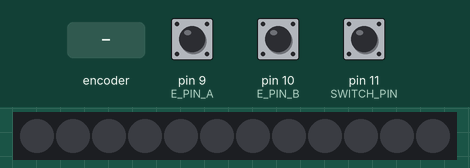
Bench run of a sketch on a simulated Arduino Uno, built with avr-gcc and run on an emulated ATmega328P. Shown: 12 RGB LEDs in strip order, left to right. The inputs (shaded band) are chosen by the test bench; at power-on: pin 11 (SWITCH_PIN) HIGH, pin 9 (E_PIN_A) HIGH, pin 10 (E_PIN_B) HIGH.

Above: at 1.2 s.
1.3 s: pin 11 (SWITCH_PIN) pulled LOW for 0.15 s
At 2.6 s:
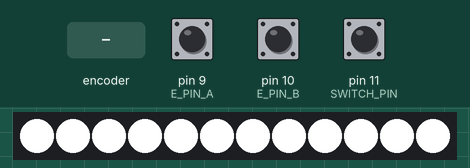
2.9 s: pin 11 (SWITCH_PIN) pulled LOW for 1 s
At 5.1 s:
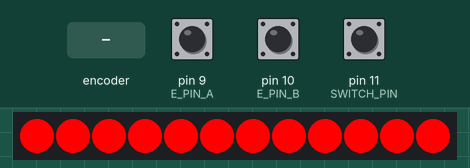
5.4 s: rotary encoder on pin 9 (E_PIN_A) / pin 10 (E_PIN_B) turned 3 steps (first pin leading)
7.5 s: rotary encoder on pin 9 (E_PIN_A) / pin 10 (E_PIN_B) turned 1 step (first pin leading)
Timing chart, 0 to 10.2 s (numbered marks = the images above; inputs shaded):
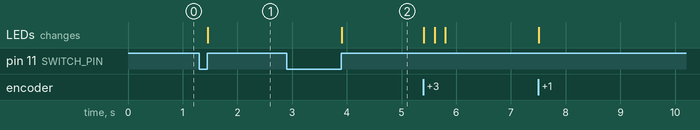

Measured:
- after the input at 1.3 s, the LEDs: change after 0.16 s (image 1)
- after the input at 2.9 s, the LEDs: change after 1.0 s (image 2)

The sketch:

beambox.ino
```cpp
#include <FastLED.h>

#define NUM_LEDS 12
#define DATA_PIN 6

#define E_PIN_A 9
#define E_PIN_B 10
#define SWITCH_PIN 11

#define NUM_MODES 4
#define NUM_SCHEMES 7
#define PER_SCHEME 5

#define OFF 0
#define WHITE 1
#define PICK 2
#define FADE 3

#define SENSOR_DELAY 5

enum direction {
	still,
	cw,
	ccw
};

CRGB leds[NUM_LEDS];
byte mode;

unsigned long lastTime;

boolean pinA, pinB, pSwitch;
boolean lastA, lastB, lastSwitch;

direction dir;

//Color picker
byte hue;

//Fade
byte scheme;
byte sub;
byte frac;
CRGB currentFade;
const unsigned long fadeDelay = 100;
unsigned long lastTimeFade;
const CRGB schemes[NUM_SCHEMES][PER_SCHEME] = {
	{CRGB::Red, CRGB::Orange, CRGB::Yellow, CRGB::DeepPink, CRGB::DarkViolet},
	{CRGB::Chartreuse, CRGB::Cyan, CRGB::DarkGreen, CRGB::MediumSpringGreen, CRGB::DodgerBlue},
	{CRGB::GreenYellow, CRGB::Gold, CRGB::Green, CRGB::Orange, CRGB::Red},
	{CRGB::Purple, CRGB::Red, CRGB::Teal, CRGB::Navy, CRGB::MediumVioletRed},
	{CRGB::Olive, CRGB::OliveDrab, CRGB::Orange, CRGB::OrangeRed, CRGB::Orchid},
	{CRGB::GreenYellow, CRGB::Yellow, CRGB::YellowGreen, CRGB::Chartreuse, CRGB::Gold},
	{CRGB::DarkOrange, CRGB::DarkOrchid, CRGB::Cyan, CRGB::Crimson, CRGB::Lime}
};

void setup() {
	FastLED.addLeds<NEOPIXEL, DATA_PIN>(leds, NUM_LEDS);

	pinMode(E_PIN_A, INPUT_PULLUP);
	pinMode(E_PIN_B, INPUT_PULLUP);
	pinMode(SWITCH_PIN, INPUT_PULLUP);

	lastA = pinA = (HIGH == digitalRead(E_PIN_A));
	lastB = pinB = (HIGH == digitalRead(E_PIN_B));
	lastSwitch = pSwitch = (HIGH == digitalRead(SWITCH_PIN));

	mode = OFF;
	dir = still;
	hue = 0;
	scheme = 0;
	sub = 0;
	frac = 0;

	lastTimeFade = lastTime = millis();
}

void loop() {
	pinA = (HIGH == digitalRead(E_PIN_A));
	pinB = (HIGH == digitalRead(E_PIN_B));
	pSwitch = (HIGH == digitalRead(SWITCH_PIN));

	if((unsigned long)(millis() - lastTime) >= SENSOR_DELAY) {
		if(pSwitch != lastSwitch) {
			if(pSwitch) {
				mode = (mode + 1) % NUM_MODES;

				if(mode == FADE) {
					lastTimeFade = millis();
					sub = frac = 0;
					currentFade = blend(schemes[scheme][sub], schemes[scheme][(sub + 1) % PER_SCHEME], frac);
				}
			}

			lastSwitch = pSwitch;
		}

		if(lastA && lastB) {
			if(!pinA && pinB) dir = cw;
			else if(pinA && !pinB) dir = ccw;
		}

		lastTime = millis();
		lastA = pinA;
		lastB = pinB;
	}

	if(dir != still) {
		switch(mode) {
			case PICK: //Color picker
				if(dir == cw) hue++; //hue will wrap around after 255
				else hue--;

				break;
			case FADE: //Color fade
				if(dir == cw) {
					if(scheme == NUM_SCHEMES - 1) scheme = 0;
					else scheme++;
				} else {
					if(scheme == 0) scheme = NUM_SCHEMES - 1;
					else scheme--;
				}

				sub = 0;
				frac = 0;

				lastTimeFade = millis();
				currentFade = blend(schemes[scheme][sub], schemes[scheme][(sub + 1) % PER_SCHEME], frac);

				break;
		}

		dir = still;
	}

	switch(mode) {
		case OFF: //Off
			fill_solid(leds, NUM_LEDS, CRGB::Black);

			break;
		case WHITE: //White
			fill_solid(leds, NUM_LEDS, CRGB::White);

			break;
		case PICK: //Color picker
			fill_solid(leds, NUM_LEDS, CHSV(hue, 255, 255));

			break;
		case FADE: //Color fade
			if((unsigned long)(millis() - lastTimeFade) >= fadeDelay) {
				if(frac == 255) {
					frac = 0;
					sub = (sub + 1) % PER_SCHEME;
				} else {
					frac++;
				}

				currentFade = blend(schemes[scheme][sub], schemes[scheme][(sub + 1) % PER_SCHEME], frac);

				lastTimeFade = millis();
			}

			fill_solid(leds, NUM_LEDS, currentFade);

			break;
	}

	FastLED.show();
}
```
